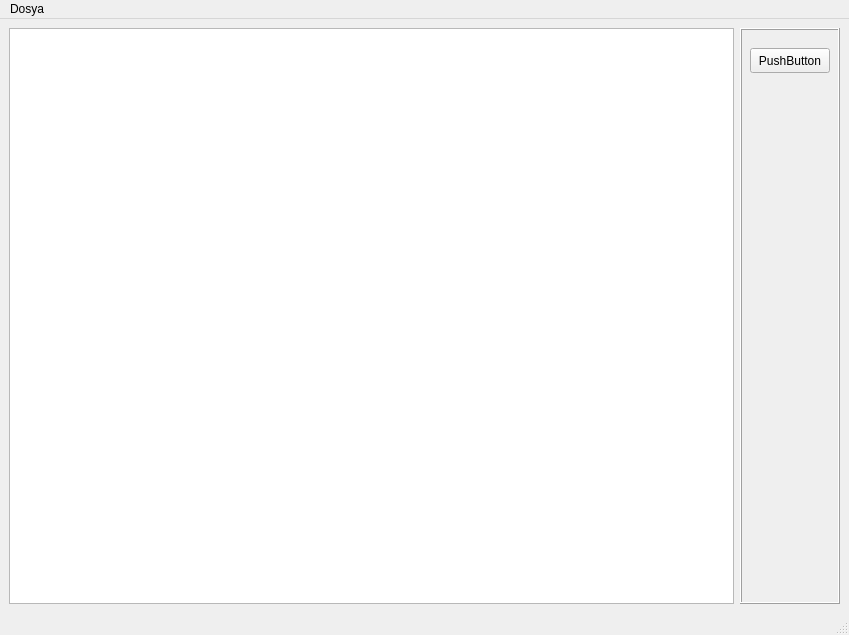
<?xml version="1.0" encoding="UTF-8"?>
<ui version="4.0">
 <class>MainWindow</class>
 <widget class="QMainWindow" name="MainWindow">
  <property name="geometry">
   <rect>
    <x>0</x>
    <y>0</y>
    <width>849</width>
    <height>635</height>
   </rect>
  </property>
  <property name="acceptDrops">
   <bool>true</bool>
  </property>
  <property name="windowTitle">
   <string>MainWindow</string>
  </property>
  <widget class="QWidget" name="centralwidget">
   <layout class="QHBoxLayout" name="horizontalLayout">
    <item>
     <widget class="QTextEdit" name="textEdit_2">
      <property name="acceptDrops">
       <bool>false</bool>
      </property>
     </widget>
    </item>
    <item>
     <widget class="QFrame" name="frame">
      <property name="minimumSize">
       <size>
        <width>100</width>
        <height>0</height>
       </size>
      </property>
      <property name="frameShape">
       <enum>QFrame::Box</enum>
      </property>
      <property name="frameShadow">
       <enum>QFrame::Raised</enum>
      </property>
      <widget class="QPushButton" name="pushButton">
       <property name="geometry">
        <rect>
         <x>10</x>
         <y>20</y>
         <width>80</width>
         <height>25</height>
        </rect>
       </property>
       <property name="text">
        <string>PushButton</string>
       </property>
      </widget>
     </widget>
    </item>
   </layout>
  </widget>
  <widget class="QMenuBar" name="menubar">
   <property name="geometry">
    <rect>
     <x>0</x>
     <y>0</y>
     <width>849</width>
     <height>25</height>
    </rect>
   </property>
   <widget class="QMenu" name="menuDosya">
    <property name="title">
     <string>Dosya</string>
    </property>
    <addaction name="separator"/>
    <addaction name="separator"/>
    <addaction name="separator"/>
    <addaction name="actionYeni"/>
    <addaction name="separator"/>
    <addaction name="actionAc"/>
    <addaction name="separator"/>
    <addaction name="actionKaydet"/>
    <addaction name="separator"/>
    <addaction name="actionFarkl_Kaydet"/>
   </widget>
   <addaction name="menuDosya"/>
  </widget>
  <widget class="QStatusBar" name="statusbar"/>
  <action name="actionYeni">
   <property name="icon">
    <iconset resource="resimler.qrc">
     <normaloff>:/res/images/yeni.png</normaloff>:/res/images/yeni.png</iconset>
   </property>
   <property name="text">
    <string>Yeni</string>
   </property>
   <property name="shortcut">
    <string>Alt+Y</string>
   </property>
  </action>
  <action name="actionAc">
   <property name="icon">
    <iconset resource="resimler.qrc">
     <normaloff>:/res/images/Ac.png</normaloff>:/res/images/Ac.png</iconset>
   </property>
   <property name="text">
    <string>Aç</string>
   </property>
   <property name="shortcut">
    <string>Alt+A</string>
   </property>
  </action>
  <action name="actionKaydet">
   <property name="icon">
    <iconset resource="resimler.qrc">
     <normaloff>:/res/images/Kaydet.jpg</normaloff>:/res/images/Kaydet.jpg</iconset>
   </property>
   <property name="text">
    <string>Kaydet</string>
   </property>
   <property name="shortcut">
    <string>Ctrl+S</string>
   </property>
  </action>
  <action name="actionFarkl_Kaydet">
   <property name="icon">
    <iconset resource="resimler.qrc">
     <normaloff>:/res/images/farkliKaydet.jpg</normaloff>:/res/images/farkliKaydet.jpg</iconset>
   </property>
   <property name="text">
    <string>Farklı Kaydet</string>
   </property>
   <property name="shortcut">
    <string>Ctrl+Shift+S</string>
   </property>
  </action>
 </widget>
 <resources>
  <include location="resimler.qrc"/>
 </resources>
 <connections/>
</ui>
